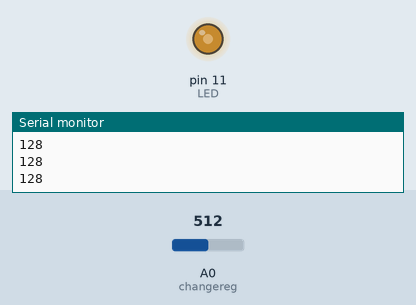
This sketch was run on a simulated Arduino Uno, built with avr-gcc and run on an emulated ATmega328P. Shown: output pins drawn as LEDs (lit = HIGH), the last lines printed to the serial monitor. The inputs (shaded band) are chosen by the test bench; at power-on: A0 (changereg) = 512.

Above: at 1.2 s.
1.3 s: A0 (changereg) set to 716
At 2.0 s:
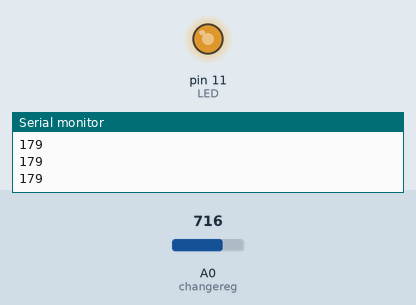
2.8 s: A0 (changereg) set to 900
At 3.3 s:
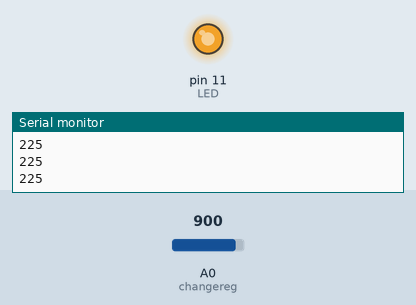
4.3 s: A0 (changereg) set to 122
At 5.5 s:
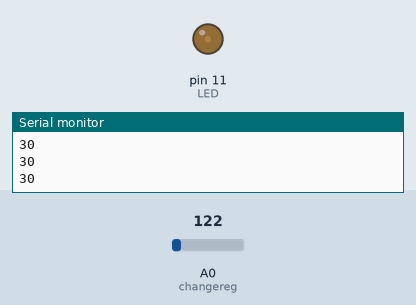
5.8 s: A0 (changereg) set to 0
At 6.7 s:
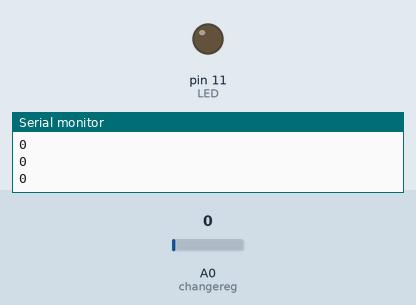
Timing chart, 0 to 8.3 s (numbered marks = the images above; inputs shaded):
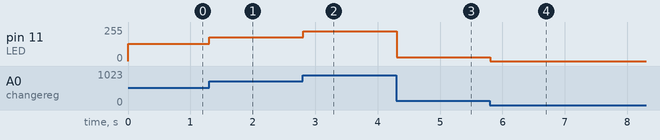

Measured:
- after the input at 1.3 s, pin 11 (LED): 128/255 → 179/255 at once
- after the input at 2.8 s, pin 11 (LED): 179/255 → 225/255 at once
- after the input at 4.3 s, pin 11 (LED): 225/255 → 30/255 at once
- after the input at 5.8 s, pin 11 (LED): 30/255 → 0/255 at once

The sketch:

ChangeRegister.ino
```cpp
#define changereg A0
#define LED 11

void setup() {
  Serial.begin(9600);
  pinMode(LED,OUTPUT);
}

void loop() {
  int val = analogRead(changereg);

  int lightness = val/4; // 10bit를 8bit로 바꿔야하니깐 4로 나누기
  // map을 사용해도 됌
  //lightness = map(val,0,1023,0,255);

  Serial.println(lightness);
  analogWrite(LED,lightness);


}
```
